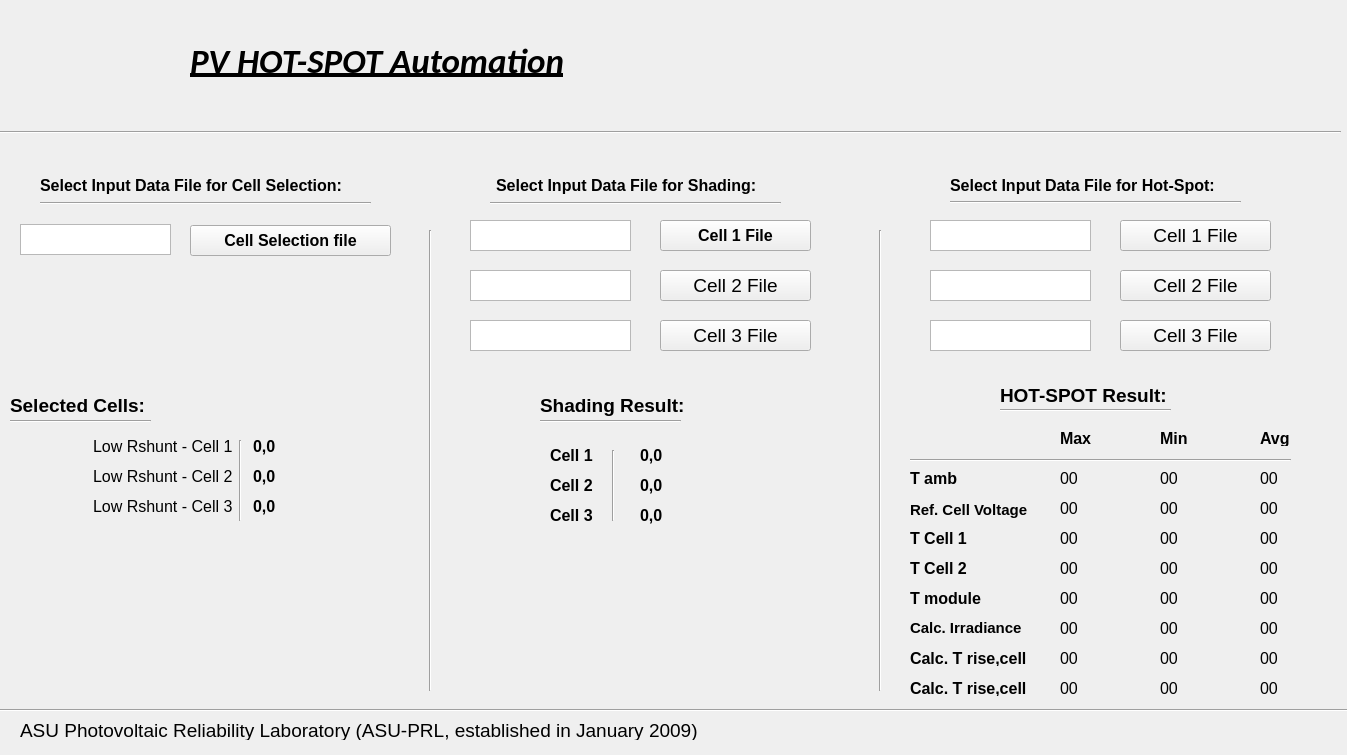
<?xml version="1.0" encoding="UTF-8"?>
<ui version="4.0">
 <class>MainWindow</class>
 <widget class="QMainWindow" name="MainWindow">
  <property name="geometry">
   <rect>
    <x>0</x>
    <y>0</y>
    <width>1347</width>
    <height>755</height>
   </rect>
  </property>
  <property name="windowTitle">
   <string>MainWindow</string>
  </property>
  <widget class="QWidget" name="centralwidget">
   <widget class="QLabel" name="label">
    <property name="geometry">
     <rect>
      <x>190</x>
      <y>40</y>
      <width>521</width>
      <height>41</height>
     </rect>
    </property>
    <property name="font">
     <font>
      <family>Calibri</family>
      <pointsize>26</pointsize>
      <weight>75</weight>
      <italic>true</italic>
      <bold>true</bold>
      <underline>true</underline>
      <stylestrategy>PreferDefault</stylestrategy>
     </font>
    </property>
    <property name="text">
     <string>PV HOT-SPOT Automation</string>
    </property>
   </widget>
   <widget class="QLabel" name="label_2">
    <property name="geometry">
     <rect>
      <x>30</x>
      <y>20</y>
      <width>151</width>
      <height>91</height>
     </rect>
    </property>
    <property name="text">
     <string/>
    </property>
    <property name="pixmap">
     <pixmap>images/ASU_logo.png</pixmap>
    </property>
   </widget>
   <widget class="QLabel" name="label_3">
    <property name="geometry">
     <rect>
      <x>20</x>
      <y>720</y>
      <width>771</width>
      <height>20</height>
     </rect>
    </property>
    <property name="font">
     <font>
      <pointsize>14</pointsize>
      <weight>50</weight>
      <bold>false</bold>
     </font>
    </property>
    <property name="text">
     <string>ASU Photovoltaic Reliability Laboratory (ASU-PRL, established in January 2009) </string>
    </property>
   </widget>
   <widget class="QLabel" name="label_4">
    <property name="geometry">
     <rect>
      <x>830</x>
      <y>0</y>
      <width>521</width>
      <height>131</height>
     </rect>
    </property>
    <property name="text">
     <string/>
    </property>
    <property name="pixmap">
     <pixmap>images/spotlight_image.jpg</pixmap>
    </property>
   </widget>
   <widget class="QLabel" name="label_5">
    <property name="geometry">
     <rect>
      <x>40</x>
      <y>170</y>
      <width>401</width>
      <height>31</height>
     </rect>
    </property>
    <property name="font">
     <font>
      <pointsize>12</pointsize>
      <weight>75</weight>
      <bold>true</bold>
     </font>
    </property>
    <property name="text">
     <string>Select Input Data File for Cell Selection:</string>
    </property>
   </widget>
   <widget class="QTextEdit" name="selectionFilePath">
    <property name="geometry">
     <rect>
      <x>20</x>
      <y>224</y>
      <width>151</width>
      <height>31</height>
     </rect>
    </property>
   </widget>
   <widget class="QPushButton" name="BrowseBtnSelection">
    <property name="enabled">
     <bool>true</bool>
    </property>
    <property name="geometry">
     <rect>
      <x>190</x>
      <y>225</y>
      <width>201</width>
      <height>31</height>
     </rect>
    </property>
    <property name="font">
     <font>
      <pointsize>12</pointsize>
      <weight>75</weight>
      <bold>true</bold>
     </font>
    </property>
    <property name="autoFillBackground">
     <bool>false</bool>
    </property>
    <property name="text">
     <string>Cell Selection file</string>
    </property>
    <property name="autoDefault">
     <bool>false</bool>
    </property>
   </widget>
   <widget class="QLabel" name="label_6">
    <property name="geometry">
     <rect>
      <x>10</x>
      <y>390</y>
      <width>151</width>
      <height>31</height>
     </rect>
    </property>
    <property name="font">
     <font>
      <family>Arial</family>
      <pointsize>14</pointsize>
      <weight>75</weight>
      <bold>true</bold>
     </font>
    </property>
    <property name="text">
     <string>Selected Cells:</string>
    </property>
   </widget>
   <widget class="QLabel" name="label_7">
    <property name="geometry">
     <rect>
      <x>93</x>
      <y>431</y>
      <width>151</width>
      <height>31</height>
     </rect>
    </property>
    <property name="font">
     <font>
      <family>Arial</family>
      <pointsize>12</pointsize>
      <weight>50</weight>
      <bold>false</bold>
     </font>
    </property>
    <property name="text">
     <string>Low Rshunt - Cell 1</string>
    </property>
   </widget>
   <widget class="QLabel" name="label_8">
    <property name="geometry">
     <rect>
      <x>93</x>
      <y>461</y>
      <width>151</width>
      <height>31</height>
     </rect>
    </property>
    <property name="font">
     <font>
      <family>Arial</family>
      <pointsize>12</pointsize>
      <weight>50</weight>
      <bold>false</bold>
     </font>
    </property>
    <property name="text">
     <string>Low Rshunt - Cell 2</string>
    </property>
   </widget>
   <widget class="QLabel" name="label_9">
    <property name="geometry">
     <rect>
      <x>93</x>
      <y>491</y>
      <width>151</width>
      <height>31</height>
     </rect>
    </property>
    <property name="font">
     <font>
      <family>Arial</family>
      <pointsize>12</pointsize>
      <weight>50</weight>
      <bold>false</bold>
     </font>
    </property>
    <property name="text">
     <string>Low Rshunt - Cell 3</string>
    </property>
   </widget>
   <widget class="QLabel" name="cell_1_val">
    <property name="geometry">
     <rect>
      <x>253</x>
      <y>431</y>
      <width>151</width>
      <height>31</height>
     </rect>
    </property>
    <property name="font">
     <font>
      <family>Arial</family>
      <pointsize>12</pointsize>
      <weight>75</weight>
      <bold>true</bold>
     </font>
    </property>
    <property name="text">
     <string>0,0</string>
    </property>
   </widget>
   <widget class="QLabel" name="cell_2_val">
    <property name="geometry">
     <rect>
      <x>253</x>
      <y>461</y>
      <width>151</width>
      <height>31</height>
     </rect>
    </property>
    <property name="font">
     <font>
      <family>Arial</family>
      <pointsize>12</pointsize>
      <weight>75</weight>
      <bold>true</bold>
     </font>
    </property>
    <property name="text">
     <string>0,0</string>
    </property>
   </widget>
   <widget class="QLabel" name="cell_3_val">
    <property name="geometry">
     <rect>
      <x>253</x>
      <y>491</y>
      <width>151</width>
      <height>31</height>
     </rect>
    </property>
    <property name="font">
     <font>
      <family>Arial</family>
      <pointsize>12</pointsize>
      <weight>75</weight>
      <bold>true</bold>
     </font>
    </property>
    <property name="text">
     <string>0,0</string>
    </property>
   </widget>
   <widget class="Line" name="line">
    <property name="geometry">
     <rect>
      <x>10</x>
      <y>413</y>
      <width>141</width>
      <height>16</height>
     </rect>
    </property>
    <property name="orientation">
     <enum>Qt::Horizontal</enum>
    </property>
   </widget>
   <widget class="Line" name="line_2">
    <property name="geometry">
     <rect>
      <x>230</x>
      <y>440</y>
      <width>20</width>
      <height>81</height>
     </rect>
    </property>
    <property name="orientation">
     <enum>Qt::Vertical</enum>
    </property>
   </widget>
   <widget class="Line" name="line_3">
    <property name="geometry">
     <rect>
      <x>40</x>
      <y>195</y>
      <width>331</width>
      <height>16</height>
     </rect>
    </property>
    <property name="orientation">
     <enum>Qt::Horizontal</enum>
    </property>
   </widget>
   <widget class="Line" name="line_4">
    <property name="geometry">
     <rect>
      <x>0</x>
      <y>124</y>
      <width>1341</width>
      <height>16</height>
     </rect>
    </property>
    <property name="font">
     <font>
      <pointsize>16</pointsize>
     </font>
    </property>
    <property name="orientation">
     <enum>Qt::Horizontal</enum>
    </property>
   </widget>
   <widget class="Line" name="line_5">
    <property name="geometry">
     <rect>
      <x>0</x>
      <y>700</y>
      <width>1401</width>
      <height>20</height>
     </rect>
    </property>
    <property name="orientation">
     <enum>Qt::Horizontal</enum>
    </property>
   </widget>
   <widget class="QLabel" name="label_10">
    <property name="geometry">
     <rect>
      <x>540</x>
      <y>390</y>
      <width>151</width>
      <height>31</height>
     </rect>
    </property>
    <property name="font">
     <font>
      <family>Arial</family>
      <pointsize>14</pointsize>
      <weight>75</weight>
      <bold>true</bold>
     </font>
    </property>
    <property name="text">
     <string>Shading Result:</string>
    </property>
   </widget>
   <widget class="QLabel" name="cell_5_val">
    <property name="geometry">
     <rect>
      <x>640</x>
      <y>470</y>
      <width>151</width>
      <height>31</height>
     </rect>
    </property>
    <property name="font">
     <font>
      <family>Arial</family>
      <pointsize>12</pointsize>
      <weight>75</weight>
      <bold>true</bold>
     </font>
    </property>
    <property name="text">
     <string>0,0</string>
    </property>
   </widget>
   <widget class="QLabel" name="cell_6_val">
    <property name="geometry">
     <rect>
      <x>640</x>
      <y>500</y>
      <width>151</width>
      <height>31</height>
     </rect>
    </property>
    <property name="font">
     <font>
      <family>Arial</family>
      <pointsize>12</pointsize>
      <weight>75</weight>
      <bold>true</bold>
     </font>
    </property>
    <property name="text">
     <string>0,0</string>
    </property>
   </widget>
   <widget class="Line" name="line_6">
    <property name="geometry">
     <rect>
      <x>540</x>
      <y>413</y>
      <width>141</width>
      <height>16</height>
     </rect>
    </property>
    <property name="orientation">
     <enum>Qt::Horizontal</enum>
    </property>
   </widget>
   <widget class="QLabel" name="cell_4_val">
    <property name="geometry">
     <rect>
      <x>640</x>
      <y>440</y>
      <width>151</width>
      <height>31</height>
     </rect>
    </property>
    <property name="font">
     <font>
      <family>Arial</family>
      <pointsize>12</pointsize>
      <weight>75</weight>
      <bold>true</bold>
     </font>
    </property>
    <property name="text">
     <string>0,0</string>
    </property>
   </widget>
   <widget class="QLabel" name="label_11">
    <property name="geometry">
     <rect>
      <x>1000</x>
      <y>380</y>
      <width>181</width>
      <height>31</height>
     </rect>
    </property>
    <property name="font">
     <font>
      <family>Arial</family>
      <pointsize>14</pointsize>
      <weight>75</weight>
      <bold>true</bold>
     </font>
    </property>
    <property name="text">
     <string>HOT-SPOT Result:</string>
    </property>
   </widget>
   <widget class="Line" name="line_7">
    <property name="geometry">
     <rect>
      <x>1000</x>
      <y>400</y>
      <width>171</width>
      <height>20</height>
     </rect>
    </property>
    <property name="orientation">
     <enum>Qt::Horizontal</enum>
    </property>
   </widget>
   <widget class="QLabel" name="cell_HS_11">
    <property name="geometry">
     <rect>
      <x>1060</x>
      <y>470</y>
      <width>71</width>
      <height>16</height>
     </rect>
    </property>
    <property name="font">
     <font>
      <family>Arial</family>
      <pointsize>12</pointsize>
      <weight>50</weight>
      <bold>false</bold>
     </font>
    </property>
    <property name="text">
     <string>00</string>
    </property>
   </widget>
   <widget class="Line" name="line_8">
    <property name="geometry">
     <rect>
      <x>490</x>
      <y>195</y>
      <width>291</width>
      <height>16</height>
     </rect>
    </property>
    <property name="orientation">
     <enum>Qt::Horizontal</enum>
    </property>
   </widget>
   <widget class="QLabel" name="label_12">
    <property name="geometry">
     <rect>
      <x>496</x>
      <y>170</y>
      <width>401</width>
      <height>31</height>
     </rect>
    </property>
    <property name="font">
     <font>
      <pointsize>12</pointsize>
      <weight>75</weight>
      <bold>true</bold>
     </font>
    </property>
    <property name="text">
     <string>Select Input Data File for Shading:</string>
    </property>
   </widget>
   <widget class="QPushButton" name="BrowseBtnShading_1">
    <property name="geometry">
     <rect>
      <x>660</x>
      <y>220</y>
      <width>151</width>
      <height>31</height>
     </rect>
    </property>
    <property name="font">
     <font>
      <pointsize>12</pointsize>
      <weight>75</weight>
      <bold>true</bold>
     </font>
    </property>
    <property name="autoFillBackground">
     <bool>false</bool>
    </property>
    <property name="text">
     <string>Cell 1 File</string>
    </property>
   </widget>
   <widget class="QTextEdit" name="shadingFilePath_1">
    <property name="geometry">
     <rect>
      <x>470</x>
      <y>220</y>
      <width>161</width>
      <height>31</height>
     </rect>
    </property>
   </widget>
   <widget class="QPushButton" name="BrowseBtnShading_2">
    <property name="geometry">
     <rect>
      <x>660</x>
      <y>270</y>
      <width>151</width>
      <height>31</height>
     </rect>
    </property>
    <property name="font">
     <font>
      <pointsize>14</pointsize>
      <weight>50</weight>
      <bold>false</bold>
     </font>
    </property>
    <property name="autoFillBackground">
     <bool>false</bool>
    </property>
    <property name="text">
     <string>Cell 2 File</string>
    </property>
   </widget>
   <widget class="QTextEdit" name="shadingFilePath_2">
    <property name="geometry">
     <rect>
      <x>470</x>
      <y>270</y>
      <width>161</width>
      <height>31</height>
     </rect>
    </property>
   </widget>
   <widget class="QPushButton" name="BrowseBtnShading_3">
    <property name="geometry">
     <rect>
      <x>660</x>
      <y>320</y>
      <width>151</width>
      <height>31</height>
     </rect>
    </property>
    <property name="font">
     <font>
      <pointsize>14</pointsize>
      <weight>50</weight>
      <bold>false</bold>
     </font>
    </property>
    <property name="autoFillBackground">
     <bool>false</bool>
    </property>
    <property name="text">
     <string>Cell 3 File</string>
    </property>
   </widget>
   <widget class="QTextEdit" name="shadingFilePath_3">
    <property name="geometry">
     <rect>
      <x>470</x>
      <y>320</y>
      <width>161</width>
      <height>31</height>
     </rect>
    </property>
   </widget>
   <widget class="Line" name="line_9">
    <property name="geometry">
     <rect>
      <x>420</x>
      <y>230</y>
      <width>20</width>
      <height>461</height>
     </rect>
    </property>
    <property name="orientation">
     <enum>Qt::Vertical</enum>
    </property>
   </widget>
   <widget class="Line" name="line_10">
    <property name="geometry">
     <rect>
      <x>870</x>
      <y>230</y>
      <width>20</width>
      <height>461</height>
     </rect>
    </property>
    <property name="orientation">
     <enum>Qt::Vertical</enum>
    </property>
   </widget>
   <widget class="QLabel" name="label_13">
    <property name="geometry">
     <rect>
      <x>950</x>
      <y>170</y>
      <width>401</width>
      <height>31</height>
     </rect>
    </property>
    <property name="font">
     <font>
      <pointsize>12</pointsize>
      <weight>75</weight>
      <bold>true</bold>
     </font>
    </property>
    <property name="text">
     <string>Select Input Data File for Hot-Spot:</string>
    </property>
   </widget>
   <widget class="Line" name="line_11">
    <property name="geometry">
     <rect>
      <x>950</x>
      <y>194</y>
      <width>291</width>
      <height>16</height>
     </rect>
    </property>
    <property name="orientation">
     <enum>Qt::Horizontal</enum>
    </property>
   </widget>
   <widget class="QPushButton" name="BrowseBtnHotspot_1">
    <property name="geometry">
     <rect>
      <x>1120</x>
      <y>220</y>
      <width>151</width>
      <height>31</height>
     </rect>
    </property>
    <property name="font">
     <font>
      <pointsize>14</pointsize>
      <weight>50</weight>
      <bold>false</bold>
     </font>
    </property>
    <property name="autoFillBackground">
     <bool>false</bool>
    </property>
    <property name="text">
     <string>Cell 1 File</string>
    </property>
   </widget>
   <widget class="QTextEdit" name="hotspotFilePath_1">
    <property name="geometry">
     <rect>
      <x>930</x>
      <y>220</y>
      <width>161</width>
      <height>31</height>
     </rect>
    </property>
   </widget>
   <widget class="QLabel" name="cell_HS_21">
    <property name="geometry">
     <rect>
      <x>1060</x>
      <y>500</y>
      <width>71</width>
      <height>16</height>
     </rect>
    </property>
    <property name="font">
     <font>
      <family>Arial</family>
      <pointsize>12</pointsize>
      <weight>50</weight>
      <bold>false</bold>
     </font>
    </property>
    <property name="text">
     <string>00</string>
    </property>
   </widget>
   <widget class="QLabel" name="cell_HS_31">
    <property name="geometry">
     <rect>
      <x>1060</x>
      <y>530</y>
      <width>71</width>
      <height>16</height>
     </rect>
    </property>
    <property name="font">
     <font>
      <family>Arial</family>
      <pointsize>12</pointsize>
      <weight>50</weight>
      <bold>false</bold>
     </font>
    </property>
    <property name="text">
     <string>00</string>
    </property>
   </widget>
   <widget class="QLabel" name="cell_HS_41">
    <property name="geometry">
     <rect>
      <x>1060</x>
      <y>560</y>
      <width>71</width>
      <height>16</height>
     </rect>
    </property>
    <property name="font">
     <font>
      <family>Arial</family>
      <pointsize>12</pointsize>
      <weight>50</weight>
      <bold>false</bold>
     </font>
    </property>
    <property name="text">
     <string>00</string>
    </property>
   </widget>
   <widget class="QLabel" name="cell_HS_51">
    <property name="geometry">
     <rect>
      <x>1060</x>
      <y>590</y>
      <width>71</width>
      <height>16</height>
     </rect>
    </property>
    <property name="font">
     <font>
      <family>Arial</family>
      <pointsize>12</pointsize>
      <weight>50</weight>
      <bold>false</bold>
     </font>
    </property>
    <property name="text">
     <string>00</string>
    </property>
   </widget>
   <widget class="QLabel" name="cell_HS_61">
    <property name="geometry">
     <rect>
      <x>1060</x>
      <y>620</y>
      <width>71</width>
      <height>16</height>
     </rect>
    </property>
    <property name="font">
     <font>
      <family>Arial</family>
      <pointsize>12</pointsize>
      <weight>50</weight>
      <bold>false</bold>
     </font>
    </property>
    <property name="text">
     <string>00</string>
    </property>
   </widget>
   <widget class="QLabel" name="cell_HS_71">
    <property name="geometry">
     <rect>
      <x>1060</x>
      <y>650</y>
      <width>71</width>
      <height>16</height>
     </rect>
    </property>
    <property name="font">
     <font>
      <family>Arial</family>
      <pointsize>12</pointsize>
      <weight>50</weight>
      <bold>false</bold>
     </font>
    </property>
    <property name="text">
     <string>00</string>
    </property>
   </widget>
   <widget class="QLabel" name="cell_HS_81">
    <property name="geometry">
     <rect>
      <x>1060</x>
      <y>680</y>
      <width>71</width>
      <height>16</height>
     </rect>
    </property>
    <property name="font">
     <font>
      <family>Arial</family>
      <pointsize>12</pointsize>
      <weight>50</weight>
      <bold>false</bold>
     </font>
    </property>
    <property name="text">
     <string>00</string>
    </property>
   </widget>
   <widget class="QLabel" name="cell_HS_82">
    <property name="geometry">
     <rect>
      <x>1160</x>
      <y>680</y>
      <width>71</width>
      <height>16</height>
     </rect>
    </property>
    <property name="font">
     <font>
      <family>Arial</family>
      <pointsize>12</pointsize>
      <weight>50</weight>
      <bold>false</bold>
     </font>
    </property>
    <property name="text">
     <string>00</string>
    </property>
   </widget>
   <widget class="QLabel" name="cell_HS_52">
    <property name="geometry">
     <rect>
      <x>1160</x>
      <y>590</y>
      <width>71</width>
      <height>16</height>
     </rect>
    </property>
    <property name="font">
     <font>
      <family>Arial</family>
      <pointsize>12</pointsize>
      <weight>50</weight>
      <bold>false</bold>
     </font>
    </property>
    <property name="text">
     <string>00</string>
    </property>
   </widget>
   <widget class="QLabel" name="cell_HS_22">
    <property name="geometry">
     <rect>
      <x>1160</x>
      <y>500</y>
      <width>71</width>
      <height>16</height>
     </rect>
    </property>
    <property name="font">
     <font>
      <family>Arial</family>
      <pointsize>12</pointsize>
      <weight>50</weight>
      <bold>false</bold>
     </font>
    </property>
    <property name="text">
     <string>00</string>
    </property>
   </widget>
   <widget class="QLabel" name="cell_HS_62">
    <property name="geometry">
     <rect>
      <x>1160</x>
      <y>620</y>
      <width>71</width>
      <height>16</height>
     </rect>
    </property>
    <property name="font">
     <font>
      <family>Arial</family>
      <pointsize>12</pointsize>
      <weight>50</weight>
      <bold>false</bold>
     </font>
    </property>
    <property name="text">
     <string>00</string>
    </property>
   </widget>
   <widget class="QLabel" name="cell_HS_72">
    <property name="geometry">
     <rect>
      <x>1160</x>
      <y>650</y>
      <width>71</width>
      <height>16</height>
     </rect>
    </property>
    <property name="font">
     <font>
      <family>Arial</family>
      <pointsize>12</pointsize>
      <weight>50</weight>
      <bold>false</bold>
     </font>
    </property>
    <property name="text">
     <string>00</string>
    </property>
   </widget>
   <widget class="QLabel" name="cell_HS_42">
    <property name="geometry">
     <rect>
      <x>1160</x>
      <y>560</y>
      <width>71</width>
      <height>16</height>
     </rect>
    </property>
    <property name="font">
     <font>
      <family>Arial</family>
      <pointsize>12</pointsize>
      <weight>50</weight>
      <bold>false</bold>
     </font>
    </property>
    <property name="text">
     <string>00</string>
    </property>
   </widget>
   <widget class="QLabel" name="cell_HS_12">
    <property name="geometry">
     <rect>
      <x>1160</x>
      <y>470</y>
      <width>71</width>
      <height>16</height>
     </rect>
    </property>
    <property name="font">
     <font>
      <family>Arial</family>
      <pointsize>12</pointsize>
      <weight>50</weight>
      <bold>false</bold>
     </font>
    </property>
    <property name="text">
     <string>00</string>
    </property>
   </widget>
   <widget class="QLabel" name="cell_HS_32">
    <property name="geometry">
     <rect>
      <x>1160</x>
      <y>530</y>
      <width>71</width>
      <height>16</height>
     </rect>
    </property>
    <property name="font">
     <font>
      <family>Arial</family>
      <pointsize>12</pointsize>
      <weight>50</weight>
      <bold>false</bold>
     </font>
    </property>
    <property name="text">
     <string>00</string>
    </property>
   </widget>
   <widget class="QLabel" name="cell_HS_33">
    <property name="geometry">
     <rect>
      <x>1260</x>
      <y>530</y>
      <width>71</width>
      <height>16</height>
     </rect>
    </property>
    <property name="font">
     <font>
      <family>Arial</family>
      <pointsize>12</pointsize>
      <weight>50</weight>
      <bold>false</bold>
     </font>
    </property>
    <property name="text">
     <string>00</string>
    </property>
   </widget>
   <widget class="QLabel" name="cell_HS_53">
    <property name="geometry">
     <rect>
      <x>1260</x>
      <y>590</y>
      <width>71</width>
      <height>16</height>
     </rect>
    </property>
    <property name="font">
     <font>
      <family>Arial</family>
      <pointsize>12</pointsize>
      <weight>50</weight>
      <bold>false</bold>
     </font>
    </property>
    <property name="text">
     <string>00</string>
    </property>
   </widget>
   <widget class="QLabel" name="cell_HS_23">
    <property name="geometry">
     <rect>
      <x>1260</x>
      <y>500</y>
      <width>71</width>
      <height>16</height>
     </rect>
    </property>
    <property name="font">
     <font>
      <family>Arial</family>
      <pointsize>12</pointsize>
      <weight>50</weight>
      <bold>false</bold>
     </font>
    </property>
    <property name="text">
     <string>00</string>
    </property>
   </widget>
   <widget class="QLabel" name="cell_HS_63">
    <property name="geometry">
     <rect>
      <x>1260</x>
      <y>620</y>
      <width>71</width>
      <height>16</height>
     </rect>
    </property>
    <property name="font">
     <font>
      <family>Arial</family>
      <pointsize>12</pointsize>
      <weight>50</weight>
      <bold>false</bold>
     </font>
    </property>
    <property name="text">
     <string>00</string>
    </property>
   </widget>
   <widget class="QLabel" name="cell_HS_13">
    <property name="geometry">
     <rect>
      <x>1260</x>
      <y>470</y>
      <width>71</width>
      <height>16</height>
     </rect>
    </property>
    <property name="font">
     <font>
      <family>Arial</family>
      <pointsize>12</pointsize>
      <weight>50</weight>
      <bold>false</bold>
     </font>
    </property>
    <property name="text">
     <string>00</string>
    </property>
   </widget>
   <widget class="QLabel" name="cell_HS_83">
    <property name="geometry">
     <rect>
      <x>1260</x>
      <y>680</y>
      <width>71</width>
      <height>16</height>
     </rect>
    </property>
    <property name="font">
     <font>
      <family>Arial</family>
      <pointsize>12</pointsize>
      <weight>50</weight>
      <bold>false</bold>
     </font>
    </property>
    <property name="text">
     <string>00</string>
    </property>
   </widget>
   <widget class="QLabel" name="cell_HS_73">
    <property name="geometry">
     <rect>
      <x>1260</x>
      <y>650</y>
      <width>71</width>
      <height>16</height>
     </rect>
    </property>
    <property name="font">
     <font>
      <family>Arial</family>
      <pointsize>12</pointsize>
      <weight>50</weight>
      <bold>false</bold>
     </font>
    </property>
    <property name="text">
     <string>00</string>
    </property>
   </widget>
   <widget class="QLabel" name="cell_HS_43">
    <property name="geometry">
     <rect>
      <x>1260</x>
      <y>560</y>
      <width>71</width>
      <height>16</height>
     </rect>
    </property>
    <property name="font">
     <font>
      <family>Arial</family>
      <pointsize>12</pointsize>
      <weight>50</weight>
      <bold>false</bold>
     </font>
    </property>
    <property name="text">
     <string>00</string>
    </property>
   </widget>
   <widget class="QLabel" name="cell_HS_14">
    <property name="geometry">
     <rect>
      <x>1260</x>
      <y>430</y>
      <width>71</width>
      <height>16</height>
     </rect>
    </property>
    <property name="font">
     <font>
      <family>Arial</family>
      <pointsize>12</pointsize>
      <weight>75</weight>
      <bold>true</bold>
     </font>
    </property>
    <property name="text">
     <string>Avg</string>
    </property>
   </widget>
   <widget class="QLabel" name="cell_HS_15">
    <property name="geometry">
     <rect>
      <x>1160</x>
      <y>430</y>
      <width>71</width>
      <height>16</height>
     </rect>
    </property>
    <property name="font">
     <font>
      <family>Arial</family>
      <pointsize>12</pointsize>
      <weight>75</weight>
      <bold>true</bold>
     </font>
    </property>
    <property name="text">
     <string>Min</string>
    </property>
   </widget>
   <widget class="QLabel" name="cell_HS_16">
    <property name="geometry">
     <rect>
      <x>1060</x>
      <y>430</y>
      <width>71</width>
      <height>16</height>
     </rect>
    </property>
    <property name="font">
     <font>
      <family>Arial</family>
      <pointsize>12</pointsize>
      <weight>75</weight>
      <bold>true</bold>
     </font>
    </property>
    <property name="text">
     <string>Max</string>
    </property>
   </widget>
   <widget class="Line" name="line_12">
    <property name="geometry">
     <rect>
      <x>910</x>
      <y>450</y>
      <width>381</width>
      <height>20</height>
     </rect>
    </property>
    <property name="orientation">
     <enum>Qt::Horizontal</enum>
    </property>
   </widget>
   <widget class="QPushButton" name="BrowseBtnHotspot_2">
    <property name="geometry">
     <rect>
      <x>1120</x>
      <y>270</y>
      <width>151</width>
      <height>31</height>
     </rect>
    </property>
    <property name="font">
     <font>
      <pointsize>14</pointsize>
      <weight>50</weight>
      <bold>false</bold>
     </font>
    </property>
    <property name="autoFillBackground">
     <bool>false</bool>
    </property>
    <property name="text">
     <string>Cell 2 File</string>
    </property>
   </widget>
   <widget class="QTextEdit" name="hotspotFilePath_2">
    <property name="geometry">
     <rect>
      <x>930</x>
      <y>270</y>
      <width>161</width>
      <height>31</height>
     </rect>
    </property>
   </widget>
   <widget class="QPushButton" name="BrowseBtnHotspot_3">
    <property name="geometry">
     <rect>
      <x>1120</x>
      <y>320</y>
      <width>151</width>
      <height>31</height>
     </rect>
    </property>
    <property name="font">
     <font>
      <pointsize>14</pointsize>
      <weight>50</weight>
      <bold>false</bold>
     </font>
    </property>
    <property name="autoFillBackground">
     <bool>false</bool>
    </property>
    <property name="text">
     <string>Cell 3 File</string>
    </property>
   </widget>
   <widget class="QTextEdit" name="hotspotFilePath_3">
    <property name="geometry">
     <rect>
      <x>930</x>
      <y>320</y>
      <width>161</width>
      <height>31</height>
     </rect>
    </property>
   </widget>
   <widget class="QLabel" name="label_14">
    <property name="geometry">
     <rect>
      <x>550</x>
      <y>440</y>
      <width>51</width>
      <height>31</height>
     </rect>
    </property>
    <property name="font">
     <font>
      <family>Arial</family>
      <pointsize>12</pointsize>
      <weight>75</weight>
      <bold>true</bold>
     </font>
    </property>
    <property name="text">
     <string>Cell 1</string>
    </property>
   </widget>
   <widget class="Line" name="line_13">
    <property name="geometry">
     <rect>
      <x>603</x>
      <y>450</y>
      <width>20</width>
      <height>71</height>
     </rect>
    </property>
    <property name="orientation">
     <enum>Qt::Vertical</enum>
    </property>
   </widget>
   <widget class="QLabel" name="label_15">
    <property name="geometry">
     <rect>
      <x>550</x>
      <y>470</y>
      <width>51</width>
      <height>31</height>
     </rect>
    </property>
    <property name="font">
     <font>
      <family>Arial</family>
      <pointsize>12</pointsize>
      <weight>75</weight>
      <bold>true</bold>
     </font>
    </property>
    <property name="text">
     <string>Cell 2</string>
    </property>
   </widget>
   <widget class="QLabel" name="label_16">
    <property name="geometry">
     <rect>
      <x>550</x>
      <y>500</y>
      <width>51</width>
      <height>31</height>
     </rect>
    </property>
    <property name="font">
     <font>
      <family>Arial</family>
      <pointsize>12</pointsize>
      <weight>75</weight>
      <bold>true</bold>
     </font>
    </property>
    <property name="text">
     <string>Cell 3</string>
    </property>
   </widget>
   <widget class="QLabel" name="cell_HS_17">
    <property name="geometry">
     <rect>
      <x>910</x>
      <y>470</y>
      <width>81</width>
      <height>16</height>
     </rect>
    </property>
    <property name="font">
     <font>
      <family>Arial</family>
      <pointsize>12</pointsize>
      <weight>75</weight>
      <bold>true</bold>
     </font>
    </property>
    <property name="text">
     <string>T amb</string>
    </property>
   </widget>
   <widget class="QLabel" name="cell_HS_18">
    <property name="geometry">
     <rect>
      <x>910</x>
      <y>500</y>
      <width>121</width>
      <height>20</height>
     </rect>
    </property>
    <property name="font">
     <font>
      <family>Arial</family>
      <pointsize>11</pointsize>
      <weight>75</weight>
      <bold>true</bold>
     </font>
    </property>
    <property name="text">
     <string>Ref. Cell Voltage</string>
    </property>
   </widget>
   <widget class="QLabel" name="cell_HS_19">
    <property name="geometry">
     <rect>
      <x>910</x>
      <y>530</y>
      <width>91</width>
      <height>16</height>
     </rect>
    </property>
    <property name="font">
     <font>
      <family>Arial</family>
      <pointsize>12</pointsize>
      <weight>75</weight>
      <bold>true</bold>
     </font>
    </property>
    <property name="text">
     <string>T Cell 1</string>
    </property>
   </widget>
   <widget class="QLabel" name="cell_HS_20">
    <property name="geometry">
     <rect>
      <x>910</x>
      <y>560</y>
      <width>91</width>
      <height>16</height>
     </rect>
    </property>
    <property name="font">
     <font>
      <family>Arial</family>
      <pointsize>12</pointsize>
      <weight>75</weight>
      <bold>true</bold>
     </font>
    </property>
    <property name="text">
     <string>T Cell 2</string>
    </property>
   </widget>
   <widget class="QLabel" name="cell_HS_24">
    <property name="geometry">
     <rect>
      <x>910</x>
      <y>590</y>
      <width>91</width>
      <height>16</height>
     </rect>
    </property>
    <property name="font">
     <font>
      <family>Arial</family>
      <pointsize>12</pointsize>
      <weight>75</weight>
      <bold>true</bold>
     </font>
    </property>
    <property name="text">
     <string>T module</string>
    </property>
   </widget>
   <widget class="QLabel" name="cell_HS_25">
    <property name="geometry">
     <rect>
      <x>910</x>
      <y>620</y>
      <width>111</width>
      <height>16</height>
     </rect>
    </property>
    <property name="font">
     <font>
      <family>Arial</family>
      <pointsize>11</pointsize>
      <weight>75</weight>
      <bold>true</bold>
     </font>
    </property>
    <property name="text">
     <string>Calc. Irradiance</string>
    </property>
   </widget>
   <widget class="QLabel" name="cell_HS_26">
    <property name="geometry">
     <rect>
      <x>910</x>
      <y>650</y>
      <width>121</width>
      <height>16</height>
     </rect>
    </property>
    <property name="font">
     <font>
      <family>Arial</family>
      <pointsize>12</pointsize>
      <weight>75</weight>
      <bold>true</bold>
     </font>
    </property>
    <property name="text">
     <string>Calc. T rise,cell</string>
    </property>
   </widget>
   <widget class="QLabel" name="cell_HS_27">
    <property name="geometry">
     <rect>
      <x>910</x>
      <y>680</y>
      <width>121</width>
      <height>16</height>
     </rect>
    </property>
    <property name="font">
     <font>
      <family>Arial</family>
      <pointsize>12</pointsize>
      <weight>75</weight>
      <bold>true</bold>
     </font>
    </property>
    <property name="text">
     <string>Calc. T rise,cell</string>
    </property>
   </widget>
  </widget>
 </widget>
 <resources/>
 <connections/>
</ui>
